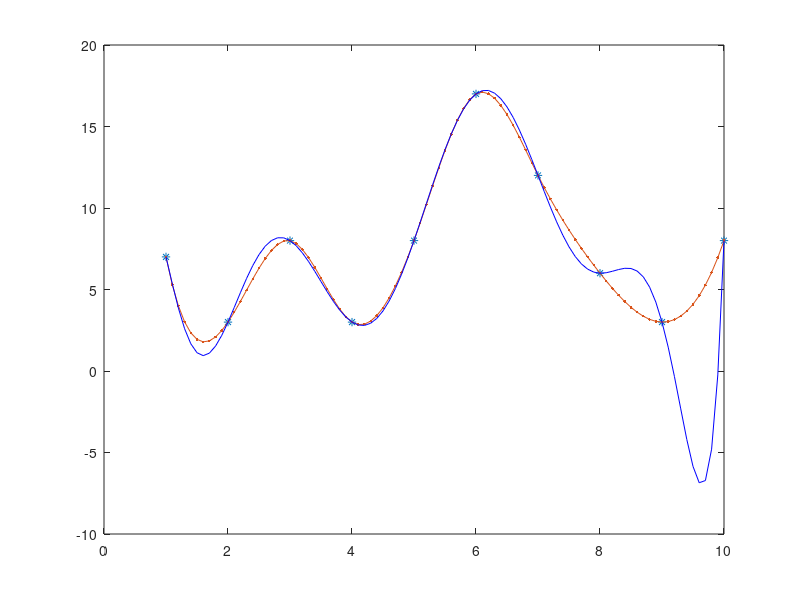

The MATLAB script that drew this image:
x = 1 : 10;
y = randi(20, 1, 10);
plot(x, y, '*--')
%%
xx = 1 : 0.1 : 10;
yy = interp1(x, y, xx, "spline");
plot(x, y, '*', xx, yy, '.-')
%%
p = polyfit(x, y, 9);
y1 = polyval(p, xx);
hold on
plot(xx, y1, 'b')
hold off